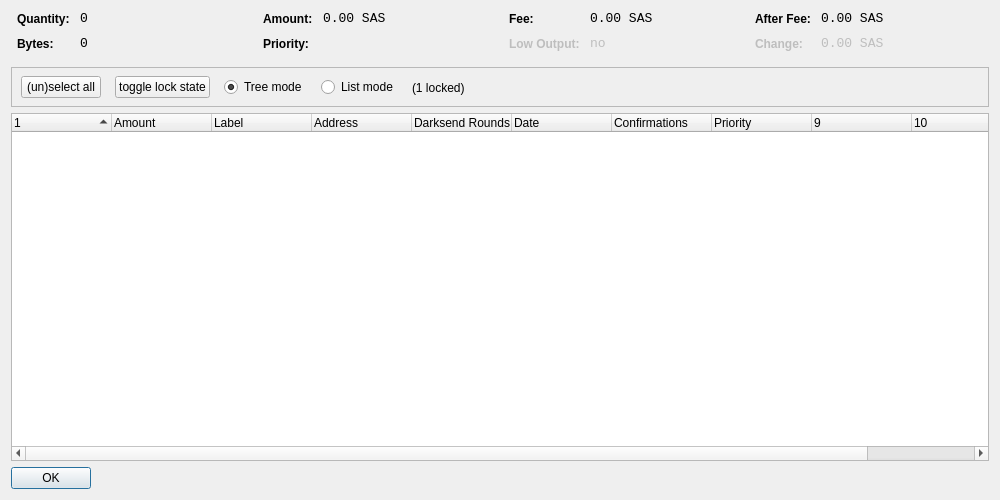
<?xml version="1.0" encoding="UTF-8"?>
<ui version="4.0">
 <class>CoinControlDialog</class>
 <widget class="QDialog" name="CoinControlDialog">
  <property name="geometry">
   <rect>
    <x>0</x>
    <y>0</y>
    <width>1000</width>
    <height>500</height>
   </rect>
  </property>
  <property name="windowTitle">
   <string>Coin Control</string>
  </property>
  <layout class="QVBoxLayout" name="verticalLayout">
   <item>
    <layout class="QHBoxLayout" name="horizontalLayoutTop" stretch="0,0,0,0">
     <property name="topMargin">
      <number>0</number>
     </property>
     <property name="bottomMargin">
      <number>10</number>
     </property>
     <item>
      <layout class="QFormLayout" name="formLayoutCoinControl1">
       <property name="horizontalSpacing">
        <number>10</number>
       </property>
       <property name="verticalSpacing">
        <number>10</number>
       </property>
       <property name="leftMargin">
        <number>6</number>
       </property>
       <property name="rightMargin">
        <number>6</number>
       </property>
       <item row="0" column="0">
        <widget class="QLabel" name="labelCoinControlQuantityText">
         <property name="styleSheet">
          <string notr="true">font-weight:bold;</string>
         </property>
         <property name="text">
          <string>Quantity:</string>
         </property>
        </widget>
       </item>
       <item row="0" column="1">
        <widget class="QLabel" name="labelCoinControlQuantity">
         <property name="font">
          <font>
           <family>Monospace</family>
           <pointsize>10</pointsize>
          </font>
         </property>
         <property name="cursor">
          <cursorShape>IBeamCursor</cursorShape>
         </property>
         <property name="contextMenuPolicy">
          <enum>Qt::ActionsContextMenu</enum>
         </property>
         <property name="text">
          <string notr="true">0</string>
         </property>
         <property name="textInteractionFlags">
          <set>Qt::LinksAccessibleByMouse|Qt::TextSelectableByKeyboard|Qt::TextSelectableByMouse</set>
         </property>
        </widget>
       </item>
       <item row="1" column="0">
        <widget class="QLabel" name="labelCoinControlBytesText">
         <property name="styleSheet">
          <string notr="true">font-weight:bold;</string>
         </property>
         <property name="text">
          <string>Bytes:</string>
         </property>
        </widget>
       </item>
       <item row="1" column="1">
        <widget class="QLabel" name="labelCoinControlBytes">
         <property name="font">
          <font>
           <family>Monospace</family>
           <pointsize>10</pointsize>
          </font>
         </property>
         <property name="cursor">
          <cursorShape>IBeamCursor</cursorShape>
         </property>
         <property name="contextMenuPolicy">
          <enum>Qt::ActionsContextMenu</enum>
         </property>
         <property name="text">
          <string notr="true">0</string>
         </property>
         <property name="textInteractionFlags">
          <set>Qt::LinksAccessibleByMouse|Qt::TextSelectableByKeyboard|Qt::TextSelectableByMouse</set>
         </property>
        </widget>
       </item>
      </layout>
     </item>
     <item>
      <layout class="QFormLayout" name="formLayoutCoinControl2">
       <property name="horizontalSpacing">
        <number>10</number>
       </property>
       <property name="verticalSpacing">
        <number>10</number>
       </property>
       <property name="leftMargin">
        <number>6</number>
       </property>
       <property name="rightMargin">
        <number>6</number>
       </property>
       <item row="0" column="0">
        <widget class="QLabel" name="labelCoinControlAmountText">
         <property name="styleSheet">
          <string notr="true">font-weight:bold;</string>
         </property>
         <property name="text">
          <string>Amount:</string>
         </property>
        </widget>
       </item>
       <item row="0" column="1">
        <widget class="QLabel" name="labelCoinControlAmount">
         <property name="font">
          <font>
           <family>Monospace</family>
           <pointsize>10</pointsize>
          </font>
         </property>
         <property name="cursor">
          <cursorShape>IBeamCursor</cursorShape>
         </property>
         <property name="contextMenuPolicy">
          <enum>Qt::ActionsContextMenu</enum>
         </property>
         <property name="text">
          <string notr="true">0.00 SAS</string>
         </property>
         <property name="textInteractionFlags">
          <set>Qt::LinksAccessibleByMouse|Qt::TextSelectableByKeyboard|Qt::TextSelectableByMouse</set>
         </property>
        </widget>
       </item>
       <item row="1" column="0">
        <widget class="QLabel" name="labelCoinControlPriorityText">
         <property name="styleSheet">
          <string notr="true">font-weight:bold;</string>
         </property>
         <property name="text">
          <string>Priority:</string>
         </property>
        </widget>
       </item>
       <item row="1" column="1">
        <widget class="QLabel" name="labelCoinControlPriority">
         <property name="font">
          <font>
           <family>Monospace</family>
           <pointsize>10</pointsize>
          </font>
         </property>
         <property name="cursor">
          <cursorShape>IBeamCursor</cursorShape>
         </property>
         <property name="contextMenuPolicy">
          <enum>Qt::ActionsContextMenu</enum>
         </property>
         <property name="text">
          <string/>
         </property>
         <property name="textInteractionFlags">
          <set>Qt::LinksAccessibleByMouse|Qt::TextSelectableByKeyboard|Qt::TextSelectableByMouse</set>
         </property>
        </widget>
       </item>
      </layout>
     </item>
     <item>
      <layout class="QFormLayout" name="formLayoutCoinControl3">
       <property name="horizontalSpacing">
        <number>10</number>
       </property>
       <property name="verticalSpacing">
        <number>10</number>
       </property>
       <property name="leftMargin">
        <number>6</number>
       </property>
       <property name="rightMargin">
        <number>6</number>
       </property>
       <item row="0" column="0">
        <widget class="QLabel" name="labelCoinControlFeeText">
         <property name="styleSheet">
          <string notr="true">font-weight:bold;</string>
         </property>
         <property name="text">
          <string>Fee:</string>
         </property>
        </widget>
       </item>
       <item row="0" column="1">
        <widget class="QLabel" name="labelCoinControlFee">
         <property name="font">
          <font>
           <family>Monospace</family>
           <pointsize>10</pointsize>
          </font>
         </property>
         <property name="cursor">
          <cursorShape>IBeamCursor</cursorShape>
         </property>
         <property name="contextMenuPolicy">
          <enum>Qt::ActionsContextMenu</enum>
         </property>
         <property name="text">
          <string notr="true">0.00 SAS</string>
         </property>
         <property name="textInteractionFlags">
          <set>Qt::LinksAccessibleByMouse|Qt::TextSelectableByKeyboard|Qt::TextSelectableByMouse</set>
         </property>
        </widget>
       </item>
       <item row="1" column="0">
        <widget class="QLabel" name="labelCoinControlLowOutputText">
         <property name="enabled">
          <bool>false</bool>
         </property>
         <property name="styleSheet">
          <string notr="true">font-weight:bold;</string>
         </property>
         <property name="text">
          <string>Low Output:</string>
         </property>
        </widget>
       </item>
       <item row="1" column="1">
        <widget class="QLabel" name="labelCoinControlLowOutput">
         <property name="enabled">
          <bool>false</bool>
         </property>
         <property name="font">
          <font>
           <family>Monospace</family>
           <pointsize>10</pointsize>
          </font>
         </property>
         <property name="cursor">
          <cursorShape>IBeamCursor</cursorShape>
         </property>
         <property name="contextMenuPolicy">
          <enum>Qt::ActionsContextMenu</enum>
         </property>
         <property name="text">
          <string notr="true">no</string>
         </property>
         <property name="textInteractionFlags">
          <set>Qt::LinksAccessibleByMouse|Qt::TextSelectableByKeyboard|Qt::TextSelectableByMouse</set>
         </property>
        </widget>
       </item>
      </layout>
     </item>
     <item>
      <layout class="QFormLayout" name="formLayoutCoinControl4">
       <property name="horizontalSpacing">
        <number>10</number>
       </property>
       <property name="verticalSpacing">
        <number>10</number>
       </property>
       <property name="leftMargin">
        <number>6</number>
       </property>
       <property name="rightMargin">
        <number>6</number>
       </property>
       <item row="0" column="0">
        <widget class="QLabel" name="labelCoinControlAfterFeeText">
         <property name="styleSheet">
          <string notr="true">font-weight:bold;</string>
         </property>
         <property name="text">
          <string>After Fee:</string>
         </property>
        </widget>
       </item>
       <item row="0" column="1">
        <widget class="QLabel" name="labelCoinControlAfterFee">
         <property name="font">
          <font>
           <family>Monospace</family>
           <pointsize>10</pointsize>
          </font>
         </property>
         <property name="cursor">
          <cursorShape>IBeamCursor</cursorShape>
         </property>
         <property name="contextMenuPolicy">
          <enum>Qt::ActionsContextMenu</enum>
         </property>
         <property name="text">
          <string notr="true">0.00 SAS</string>
         </property>
         <property name="textInteractionFlags">
          <set>Qt::LinksAccessibleByMouse|Qt::TextSelectableByKeyboard|Qt::TextSelectableByMouse</set>
         </property>
        </widget>
       </item>
       <item row="1" column="0">
        <widget class="QLabel" name="labelCoinControlChangeText">
         <property name="enabled">
          <bool>false</bool>
         </property>
         <property name="styleSheet">
          <string notr="true">font-weight:bold;</string>
         </property>
         <property name="text">
          <string>Change:</string>
         </property>
        </widget>
       </item>
       <item row="1" column="1">
        <widget class="QLabel" name="labelCoinControlChange">
         <property name="enabled">
          <bool>false</bool>
         </property>
         <property name="font">
          <font>
           <family>Monospace</family>
           <pointsize>10</pointsize>
          </font>
         </property>
         <property name="cursor">
          <cursorShape>IBeamCursor</cursorShape>
         </property>
         <property name="contextMenuPolicy">
          <enum>Qt::ActionsContextMenu</enum>
         </property>
         <property name="text">
          <string notr="true">0.00 SAS</string>
         </property>
         <property name="textInteractionFlags">
          <set>Qt::LinksAccessibleByMouse|Qt::TextSelectableByKeyboard|Qt::TextSelectableByMouse</set>
         </property>
        </widget>
       </item>
      </layout>
     </item>
    </layout>
   </item>
   <item>
    <widget class="QFrame" name="frame">
     <property name="minimumSize">
      <size>
       <width>0</width>
       <height>40</height>
      </size>
     </property>
     <property name="frameShape">
      <enum>QFrame::StyledPanel</enum>
     </property>
     <property name="frameShadow">
      <enum>QFrame::Sunken</enum>
     </property>
     <widget class="QWidget" name="horizontalLayoutWidget">
      <property name="geometry">
       <rect>
        <x>10</x>
        <y>0</y>
        <width>781</width>
        <height>41</height>
       </rect>
      </property>
      <layout class="QHBoxLayout" name="horizontalLayoutPanel" stretch="0,0,0,0,0">
       <property name="spacing">
        <number>14</number>
       </property>
       <item>
        <widget class="QPushButton" name="pushButtonSelectAll">
         <property name="sizePolicy">
          <sizepolicy hsizetype="Maximum" vsizetype="Fixed">
           <horstretch>0</horstretch>
           <verstretch>0</verstretch>
          </sizepolicy>
         </property>
         <property name="text">
          <string>(un)select all</string>
         </property>
        </widget>
       </item>
        <item>
         <widget class="QPushButton" name="pushButtonToggleLock">
          <property name="sizePolicy">
           <sizepolicy hsizetype="Maximum" vsizetype="Fixed">
            <horstretch>0</horstretch>
            <verstretch>0</verstretch>
           </sizepolicy>
          </property>
          <property name="text">
           <string>toggle lock state</string>
          </property>
          <property name="autoDefault">
           <bool>false</bool>
          </property>
         </widget>
        </item>
       <item>
        <widget class="QRadioButton" name="radioTreeMode">
         <property name="sizePolicy">
          <sizepolicy hsizetype="Maximum" vsizetype="Fixed">
           <horstretch>0</horstretch>
           <verstretch>0</verstretch>
          </sizepolicy>
         </property>
         <property name="text">
          <string>Tree mode</string>
         </property>
         <property name="checked">
          <bool>true</bool>
         </property>
        </widget>
       </item>
       <item>
        <widget class="QRadioButton" name="radioListMode">
         <property name="sizePolicy">
          <sizepolicy hsizetype="Maximum" vsizetype="Fixed">
           <horstretch>0</horstretch>
           <verstretch>0</verstretch>
          </sizepolicy>
         </property>
         <property name="text">
          <string>List mode</string>
         </property>
        </widget>
       </item>
        <item>
         <widget class="QLabel" name="labelLocked">
          <property name="text">
           <string>(1 locked)</string>
          </property>
         </widget>
        </item>
       <item>
        <spacer name="horizontalSpacer">
         <property name="orientation">
          <enum>Qt::Horizontal</enum>
         </property>
         <property name="sizeHint" stdset="0">
          <size>
           <width>40</width>
           <height>20</height>
          </size>
         </property>
        </spacer>
       </item>
      </layout>
     </widget>
    </widget>
   </item>
   <item>
    <widget class="CoinControlTreeWidget" name="treeWidget">
     <property name="contextMenuPolicy">
      <enum>Qt::CustomContextMenu</enum>
     </property>
     <property name="sortingEnabled">
      <bool>false</bool>
     </property>
     <property name="columnCount">
      <number>11</number>
     </property>
     <attribute name="headerShowSortIndicator" stdset="0">
      <bool>true</bool>
     </attribute>
     <attribute name="headerStretchLastSection">
      <bool>false</bool>
     </attribute>
     <column>
      <property name="text">
       <string/>
      </property>
     </column>
     <column>
      <property name="text">
       <string>Amount</string>
      </property>
     </column>
     <column>
      <property name="text">
       <string>Label</string>
      </property>
     </column>
     <column>
      <property name="text">
       <string>Address</string>
      </property>
     </column>
     <column>
      <property name="text">
       <string>Darksend Rounds</string>
      </property>
    </column>
     <column>
      <property name="text">
       <string>Date</string>
      </property>
     </column>
     <column>
      <property name="text">
       <string>Confirmations</string>
      </property>
      <property name="toolTip">
       <string>Confirmed</string>
      </property>
     </column>
     <column>
      <property name="text">
       <string>Priority</string>
      </property>
     </column>
     <column>
      <property name="text">
       <string/>
      </property>
     </column>
     <column>
      <property name="text">
       <string/>
      </property>
     </column>
     <column>
      <property name="text">
       <string/>
      </property>
     </column>
     <column>
      <property name="text">
       <string/>
      </property>
     </column>
    </widget>
   </item>
   <item>
    <widget class="QDialogButtonBox" name="buttonBox">
     <property name="sizePolicy">
      <sizepolicy hsizetype="Maximum" vsizetype="Fixed">
       <horstretch>0</horstretch>
       <verstretch>0</verstretch>
      </sizepolicy>
     </property>
     <property name="orientation">
      <enum>Qt::Horizontal</enum>
     </property>
     <property name="standardButtons">
      <set>QDialogButtonBox::Ok</set>
     </property>
    </widget>
   </item>
  </layout>
 </widget>
 <customwidgets>
  <customwidget>
   <class>CoinControlTreeWidget</class>
   <extends>QTreeWidget</extends>
   <header>coincontroltreewidget.h</header>
  </customwidget>
 </customwidgets>
 <resources/>
 <connections/>
</ui>
